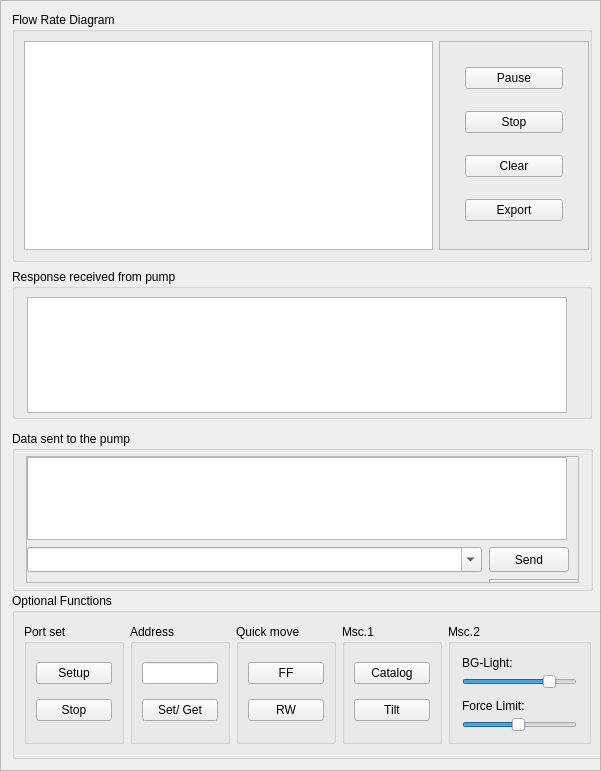
   <widget class="QFrame" name="right_frame">
    <property name="geometry">
     <rect>
      <x>300</x>
      <y>0</y>
      <width>601</width>
      <height>771</height>
     </rect>
    </property>
    <property name="maximumSize">
     <size>
      <width>602</width>
      <height>16777215</height>
     </size>
    </property>
    <property name="frameShape">
     <enum>QFrame::StyledPanel</enum>
    </property>
    <property name="frameShadow">
     <enum>QFrame::Raised</enum>
    </property>
    <widget class="QGroupBox" name="GraphicsViewGroup">
     <property name="geometry">
      <rect>
       <x>12</x>
       <y>12</y>
       <width>580</width>
       <height>250</height>
      </rect>
     </property>
     <property name="minimumSize">
      <size>
       <width>0</width>
       <height>250</height>
      </size>
     </property>
     <property name="maximumSize">
      <size>
       <width>580</width>
       <height>280</height>
      </size>
     </property>
     <property name="sizeIncrement">
      <size>
       <width>0</width>
       <height>0</height>
      </size>
     </property>
     <property name="title">
      <string>Flow Rate Diagram</string>
     </property>
     <layout class="QGridLayout" name="gridLayout_15">
      <property name="rightMargin">
       <number>0</number>
      </property>
      <item row="0" column="1">
       <widget class="QFrame" name="GraphicButtonGroup">
        <property name="minimumSize">
         <size>
          <width>150</width>
          <height>0</height>
         </size>
        </property>
        <property name="maximumSize">
         <size>
          <width>150</width>
          <height>16777215</height>
         </size>
        </property>
        <property name="frameShape">
         <enum>QFrame::StyledPanel</enum>
        </property>
        <property name="frameShadow">
         <enum>QFrame::Raised</enum>
        </property>
        <layout class="QGridLayout" name="gridLayout_11">
         <property name="leftMargin">
          <number>25</number>
         </property>
         <property name="rightMargin">
          <number>25</number>
         </property>
         <item row="1" column="0">
          <widget class="QPushButton" name="Stop_button">
           <property name="text">
            <string>Stop</string>
           </property>
          </widget>
         </item>
         <item row="0" column="0">
          <widget class="QPushButton" name="Pause_button">
           <property name="text">
            <string>Pause</string>
           </property>
          </widget>
         </item>
         <item row="2" column="0">
          <widget class="QPushButton" name="Reset_button">
           <property name="text">
            <string>Clear</string>
           </property>
          </widget>
         </item>
         <item row="3" column="0">
          <widget class="QPushButton" name="Export_button">
           <property name="text">
            <string>Export</string>
           </property>
          </widget>
         </item>
        </layout>
       </widget>
      </item>
      <item row="0" column="0">
       <widget class="QGraphicsView" name="graphicsView">
        <property name="sizePolicy">
         <sizepolicy hsizetype="Preferred" vsizetype="Preferred">
          <horstretch>0</horstretch>
          <verstretch>0</verstretch>
         </sizepolicy>
        </property>
       </widget>
      </item>
     </layout>
    </widget>
    <widget class="QGroupBox" name="ReceivedDataGroup">
     <property name="geometry">
      <rect>
       <x>12</x>
       <y>269</y>
       <width>580</width>
       <height>150</height>
      </rect>
     </property>
     <property name="minimumSize">
      <size>
       <width>0</width>
       <height>150</height>
      </size>
     </property>
     <property name="maximumSize">
      <size>
       <width>580</width>
       <height>150</height>
      </size>
     </property>
     <property name="sizeIncrement">
      <size>
       <width>0</width>
       <height>0</height>
      </size>
     </property>
     <property name="layoutDirection">
      <enum>Qt::LeftToRight</enum>
     </property>
     <property name="title">
      <string>Response received from pump</string>
     </property>
     <widget class="QTextEdit" name="Response_from_pump">
      <property name="geometry">
       <rect>
        <x>15</x>
        <y>28</y>
        <width>540</width>
        <height>116</height>
       </rect>
      </property>
      <property name="minimumSize">
       <size>
        <width>530</width>
        <height>100</height>
       </size>
      </property>
      <property name="maximumSize">
       <size>
        <width>540</width>
        <height>150</height>
       </size>
      </property>
      <property name="layoutDirection">
       <enum>Qt::LeftToRight</enum>
      </property>
      <property name="undoRedoEnabled">
       <bool>false</bool>
      </property>
      <property name="textInteractionFlags">
       <set>Qt::LinksAccessibleByKeyboard|Qt::LinksAccessibleByMouse|Qt::TextBrowserInteraction|Qt::TextSelectableByKeyboard|Qt::TextSelectableByMouse</set>
      </property>
     </widget>
    </widget>
    <widget class="QGroupBox" name="SentDataGroup">
     <property name="geometry">
      <rect>
       <x>12</x>
       <y>431</y>
       <width>581</width>
       <height>160</height>
      </rect>
     </property>
     <property name="minimumSize">
      <size>
       <width>0</width>
       <height>160</height>
      </size>
     </property>
     <property name="maximumSize">
      <size>
       <width>16777215</width>
       <height>150</height>
      </size>
     </property>
     <property name="sizeIncrement">
      <size>
       <width>0</width>
       <height>200</height>
      </size>
     </property>
     <property name="title">
      <string>Data sent to the pump</string>
     </property>
     <layout class="QVBoxLayout" name="verticalLayout_6">
      <property name="leftMargin">
       <number>11</number>
      </property>
      <property name="topMargin">
       <number>5</number>
      </property>
      <property name="rightMargin">
       <number>11</number>
      </property>
      <property name="bottomMargin">
       <number>5</number>
      </property>
      <item>
       <widget class="QFrame" name="frame_5">
        <property name="minimumSize">
         <size>
          <width>370</width>
          <height>0</height>
         </size>
        </property>
        <property name="maximumSize">
         <size>
          <width>580</width>
          <height>16777215</height>
         </size>
        </property>
        <property name="frameShape">
         <enum>QFrame::StyledPanel</enum>
        </property>
        <property name="frameShadow">
         <enum>QFrame::Raised</enum>
        </property>
        <widget class="QFrame" name="frame_6">
         <property name="geometry">
          <rect>
           <x>463</x>
           <y>123</y>
           <width>100</width>
           <height>16</height>
          </rect>
         </property>
         <property name="minimumSize">
          <size>
           <width>100</width>
           <height>0</height>
          </size>
         </property>
         <property name="maximumSize">
          <size>
           <width>200</width>
           <height>16777215</height>
          </size>
         </property>
         <property name="sizeIncrement">
          <size>
           <width>0</width>
           <height>60</height>
          </size>
         </property>
         <property name="baseSize">
          <size>
           <width>0</width>
           <height>60</height>
          </size>
         </property>
         <property name="frameShape">
          <enum>QFrame::StyledPanel</enum>
         </property>
         <property name="frameShadow">
          <enum>QFrame::Raised</enum>
         </property>
         <layout class="QGridLayout" name="gridLayout_19">
          <property name="leftMargin">
           <number>25</number>
          </property>
          <property name="topMargin">
           <number>0</number>
          </property>
          <property name="rightMargin">
           <number>25</number>
          </property>
          <property name="bottomMargin">
           <number>0</number>
          </property>
          <property name="spacing">
           <number>0</number>
          </property>
         </layout>
        </widget>
        <widget class="QPushButton" name="data_sent_send_button">
         <property name="geometry">
          <rect>
           <x>463</x>
           <y>91</y>
           <width>80</width>
           <height>25</height>
          </rect>
         </property>
         <property name="minimumSize">
          <size>
           <width>0</width>
           <height>25</height>
          </size>
         </property>
         <property name="maximumSize">
          <size>
           <width>80</width>
           <height>25</height>
          </size>
         </property>
         <property name="sizeIncrement">
          <size>
           <width>0</width>
           <height>0</height>
          </size>
         </property>
         <property name="baseSize">
          <size>
           <width>0</width>
           <height>0</height>
          </size>
         </property>
         <property name="text">
          <string>Send</string>
         </property>
        </widget>
        <widget class="QTextEdit" name="commands_sent">
         <property name="geometry">
          <rect>
           <x>1</x>
           <y>1</y>
           <width>540</width>
           <height>83</height>
          </rect>
         </property>
         <property name="minimumSize">
          <size>
           <width>530</width>
           <height>70</height>
          </size>
         </property>
         <property name="maximumSize">
          <size>
           <width>540</width>
           <height>16777215</height>
          </size>
         </property>
         <property name="mouseTracking">
          <bool>false</bool>
         </property>
         <property name="acceptDrops">
          <bool>false</bool>
         </property>
         <property name="readOnly">
          <bool>true</bool>
         </property>
         <property name="textInteractionFlags">
          <set>Qt::TextBrowserInteraction</set>
         </property>
        </widget>
        <widget class="QComboBox" name="lineEdit_send_toPump">
         <property name="geometry">
          <rect>
           <x>1</x>
           <y>91</y>
           <width>455</width>
           <height>25</height>
          </rect>
         </property>
         <property name="minimumSize">
          <size>
           <width>0</width>
           <height>25</height>
          </size>
         </property>
         <property name="maximumSize">
          <size>
           <width>16777215</width>
           <height>25</height>
          </size>
         </property>
         <property name="editable">
          <bool>true</bool>
         </property>
        </widget>
       </widget>
      </item>
     </layout>
    </widget>
    <widget class="QGroupBox" name="groupBox_5">
     <property name="geometry">
      <rect>
       <x>12</x>
       <y>593</y>
       <width>591</width>
       <height>166</height>
      </rect>
     </property>
     <property name="title">
      <string>Optional Functions</string>
     </property>
     <layout class="QGridLayout" name="gridLayout_3">
      <item row="0" column="0">
       <widget class="QGroupBox" name="SerialPortGroup">
        <property name="minimumSize">
         <size>
          <width>100</width>
          <height>120</height>
         </size>
        </property>
        <property name="maximumSize">
         <size>
          <width>0</width>
          <height>120</height>
         </size>
        </property>
        <property name="title">
         <string>Port set</string>
        </property>
        <layout class="QVBoxLayout" name="verticalLayout_3">
         <item>
          <widget class="QPushButton" name="port_button">
           <property name="text">
            <string>Setup</string>
           </property>
          </widget>
         </item>
         <item>
          <widget class="QPushButton" name="port_button_stop">
           <property name="text">
            <string>Stop</string>
           </property>
          </widget>
         </item>
        </layout>
       </widget>
      </item>
      <item row="0" column="1">
       <widget class="QGroupBox" name="AddressGroup">
        <property name="minimumSize">
         <size>
          <width>100</width>
          <height>0</height>
         </size>
        </property>
        <property name="maximumSize">
         <size>
          <width>100</width>
          <height>120</height>
         </size>
        </property>
        <property name="title">
         <string>Address</string>
        </property>
        <layout class="QVBoxLayout" name="verticalLayout_4">
         <item>
          <widget class="QLineEdit" name="address_input">
           <property name="minimumSize">
            <size>
             <width>50</width>
             <height>0</height>
            </size>
           </property>
           <property name="maximumSize">
            <size>
             <width>120</width>
             <height>16777215</height>
            </size>
           </property>
          </widget>
         </item>
         <item>
          <widget class="QPushButton" name="address_button">
           <property name="text">
            <string>Set/ Get</string>
           </property>
          </widget>
         </item>
        </layout>
       </widget>
      </item>
      <item row="0" column="2">
       <widget class="QGroupBox" name="QuickMoveGroup">
        <property name="minimumSize">
         <size>
          <width>100</width>
          <height>0</height>
         </size>
        </property>
        <property name="maximumSize">
         <size>
          <width>100</width>
          <height>120</height>
         </size>
        </property>
        <property name="title">
         <string>Quick move</string>
        </property>
        <layout class="QVBoxLayout" name="verticalLayout_2">
         <item>
          <widget class="QPushButton" name="fast_forward_btn">
           <property name="minimumSize">
            <size>
             <width>50</width>
             <height>0</height>
            </size>
           </property>
           <property name="maximumSize">
            <size>
             <width>120</width>
             <height>16777215</height>
            </size>
           </property>
           <property name="text">
            <string>FF</string>
           </property>
          </widget>
         </item>
         <item>
          <widget class="QPushButton" name="rewinde_btn">
           <property name="minimumSize">
            <size>
             <width>50</width>
             <height>0</height>
            </size>
           </property>
           <property name="maximumSize">
            <size>
             <width>120</width>
             <height>16777215</height>
            </size>
           </property>
           <property name="text">
            <string>RW</string>
           </property>
          </widget>
         </item>
        </layout>
       </widget>
      </item>
      <item row="0" column="3">
       <widget class="QGroupBox" name="CatalogGroup">
        <property name="minimumSize">
         <size>
          <width>100</width>
          <height>0</height>
         </size>
        </property>
        <property name="maximumSize">
         <size>
          <width>100</width>
          <height>120</height>
         </size>
        </property>
        <property name="title">
         <string>Msc.1</string>
        </property>
        <layout class="QGridLayout" name="gridLayout">
         <item row="1" column="0">
          <widget class="QPushButton" name="tilt_sensor_cali_button">
           <property name="minimumSize">
            <size>
             <width>50</width>
             <height>0</height>
            </size>
           </property>
           <property name="maximumSize">
            <size>
             <width>120</width>
             <height>16777215</height>
            </size>
           </property>
           <property name="text">
            <string>Tilt</string>
           </property>
          </widget>
         </item>
         <item row="0" column="0">
          <widget class="QPushButton" name="catalog_display_button">
           <property name="minimumSize">
            <size>
             <width>50</width>
             <height>0</height>
            </size>
           </property>
           <property name="maximumSize">
            <size>
             <width>120</width>
             <height>16777215</height>
            </size>
           </property>
           <property name="text">
            <string>Catalog</string>
           </property>
          </widget>
         </item>
        </layout>
       </widget>
      </item>
      <item row="0" column="4">
       <widget class="QGroupBox" name="BackgroundLightGroup">
        <property name="minimumSize">
         <size>
          <width>0</width>
          <height>0</height>
         </size>
        </property>
        <property name="maximumSize">
         <size>
          <width>200</width>
          <height>120</height>
         </size>
        </property>
        <property name="title">
         <string>Msc.2</string>
        </property>
        <layout class="QGridLayout" name="gridLayout_18">
         <property name="leftMargin">
          <number>11</number>
         </property>
         <property name="rightMargin">
          <number>11</number>
         </property>
         <property name="verticalSpacing">
          <number>7</number>
         </property>
         <item row="0" column="1">
          <widget class="QLabel" name="bgLight_Label">
           <property name="minimumSize">
            <size>
             <width>0</width>
             <height>20</height>
            </size>
           </property>
           <property name="maximumSize">
            <size>
             <width>16777215</width>
             <height>25</height>
            </size>
           </property>
           <property name="text">
            <string>BG-Light: </string>
           </property>
          </widget>
         </item>
         <item row="1" column="1">
          <widget class="QSlider" name="bgLight_Slider">
           <property name="minimumSize">
            <size>
             <width>50</width>
             <height>0</height>
            </size>
           </property>
           <property name="maximumSize">
            <size>
             <width>120</width>
             <height>16777215</height>
            </size>
           </property>
           <property name="minimum">
            <number>1</number>
           </property>
           <property name="maximum">
            <number>100</number>
           </property>
           <property name="value">
            <number>80</number>
           </property>
           <property name="orientation">
            <enum>Qt::Horizontal</enum>
           </property>
           <property name="tickPosition">
            <enum>QSlider::NoTicks</enum>
           </property>
          </widget>
         </item>
         <item row="2" column="1">
          <widget class="QLabel" name="forceLimit_Label">
           <property name="minimumSize">
            <size>
             <width>0</width>
             <height>20</height>
            </size>
           </property>
           <property name="maximumSize">
            <size>
             <width>16777215</width>
             <height>25</height>
            </size>
           </property>
           <property name="text">
            <string>Force Limit: </string>
           </property>
          </widget>
         </item>
         <item row="3" column="1">
          <widget class="QSlider" name="forceLimit_Slider">
           <property name="minimumSize">
            <size>
             <width>50</width>
             <height>0</height>
            </size>
           </property>
           <property name="maximumSize">
            <size>
             <width>120</width>
             <height>16777215</height>
            </size>
           </property>
           <property name="minimum">
            <number>1</number>
           </property>
           <property name="maximum">
            <number>100</number>
           </property>
           <property name="value">
            <number>50</number>
           </property>
           <property name="sliderPosition">
            <number>50</number>
           </property>
           <property name="orientation">
            <enum>Qt::Horizontal</enum>
           </property>
           <property name="invertedAppearance">
            <bool>false</bool>
           </property>
           <property name="tickPosition">
            <enum>QSlider::NoTicks</enum>
           </property>
          </widget>
         </item>
        </layout>
       </widget>
      </item>
     </layout>
    </widget>
   </widget>
